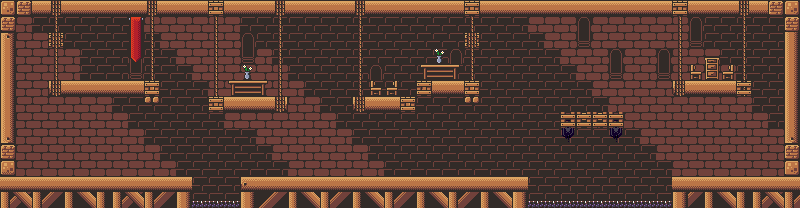

Tiled map render using the project's own tile images. Description and the map definition, with tile-layer contents summarised, below:
An orthogonal 50x13 tile map with 16x16 px tiles, 5 tile layers (background, graphics1, graphics2, graphics3, ...), 5 tilesets and 14 objects.

<map version="1.5" tiledversion="1.6.0" orientation="orthogonal" renderorder="right-down" width="50" height="13" tilewidth="16" tileheight="16" infinite="0" nextlayerid="10" nextobjectid="57">
 <tileset firstgid="1" source="tilemaps/castle-tileset.tsx" />
 <tileset firstgid="129" source="tilemaps/dark_castle_tileset.tsx" />
 <tileset firstgid="371" source="tilemaps/platformtileset.tsx" />
 <tileset firstgid="1518" source="tilemaps/tilesheet_pagoda.tsx" />
 <tileset firstgid="1742" source="tilemaps/TileSet.tsx" />
 <objectgroup id="5" name="ground">
  <object id="28" x="0.125" y="176.125" width="192" height="32" />
  <object id="34" x="672.125" y="176.125" width="128" height="32" />
  <object id="35" x="784.5" y="0.5" width="16" height="176" />
  <object id="36" x="0.25" y="0.25" width="16" height="176" />
  <object id="39" x="0" y="-0.125" width="800" height="16" />
  <object id="55" x="239.875" y="176.125" width="288" height="32" />
 </objectgroup>
 <objectgroup id="7" name="bricks">
  <object id="43" x="351.75" y="96.125" width="64" height="16" />
  <object id="44" x="415.875" y="79.875" width="64" height="16" />
  <object id="45" x="560" y="112.125" width="64" height="16" />
  <object id="48" x="208.125" y="96" width="80" height="16" />
  <object id="53" x="671.75" y="80.125" width="80" height="16" />
  <object id="56" x="48.087" y="80.1304" width="112" height="16" />
 </objectgroup>
 <objectgroup id="6" name="clouds" />
 <objectgroup id="8" name="spikes">
  <object id="21" x="528.273" y="206.091" width="146.364" height="2.09091" />
  <object id="30" x="192.375" y="205.625" width="176.75" height="2.375" />
 </objectgroup>
 <layer id="1" name="background" width="50" height="13">
  <data>[650 cells, 650 non-empty, 4 distinct tile ids]</data>
 </layer>
 <layer id="2" name="graphics1" width="50" height="13">
  <data>[650 cells, 648 non-empty, 26 distinct tile ids]</data>
 </layer>
 <layer id="3" name="graphics2" width="50" height="13">
  <data>[650 cells, 256 non-empty, 29 distinct tile ids]</data>
 </layer>
 <layer id="4" name="graphics3" width="50" height="13">
  <data>[650 cells, 147 non-empty, 15 distinct tile ids]</data>
 </layer>
 <layer id="9" name="graphics4" width="50" height="13">
  <data>[650 cells, 23 non-empty, 14 distinct tile ids]</data>
 </layer>
</map>
